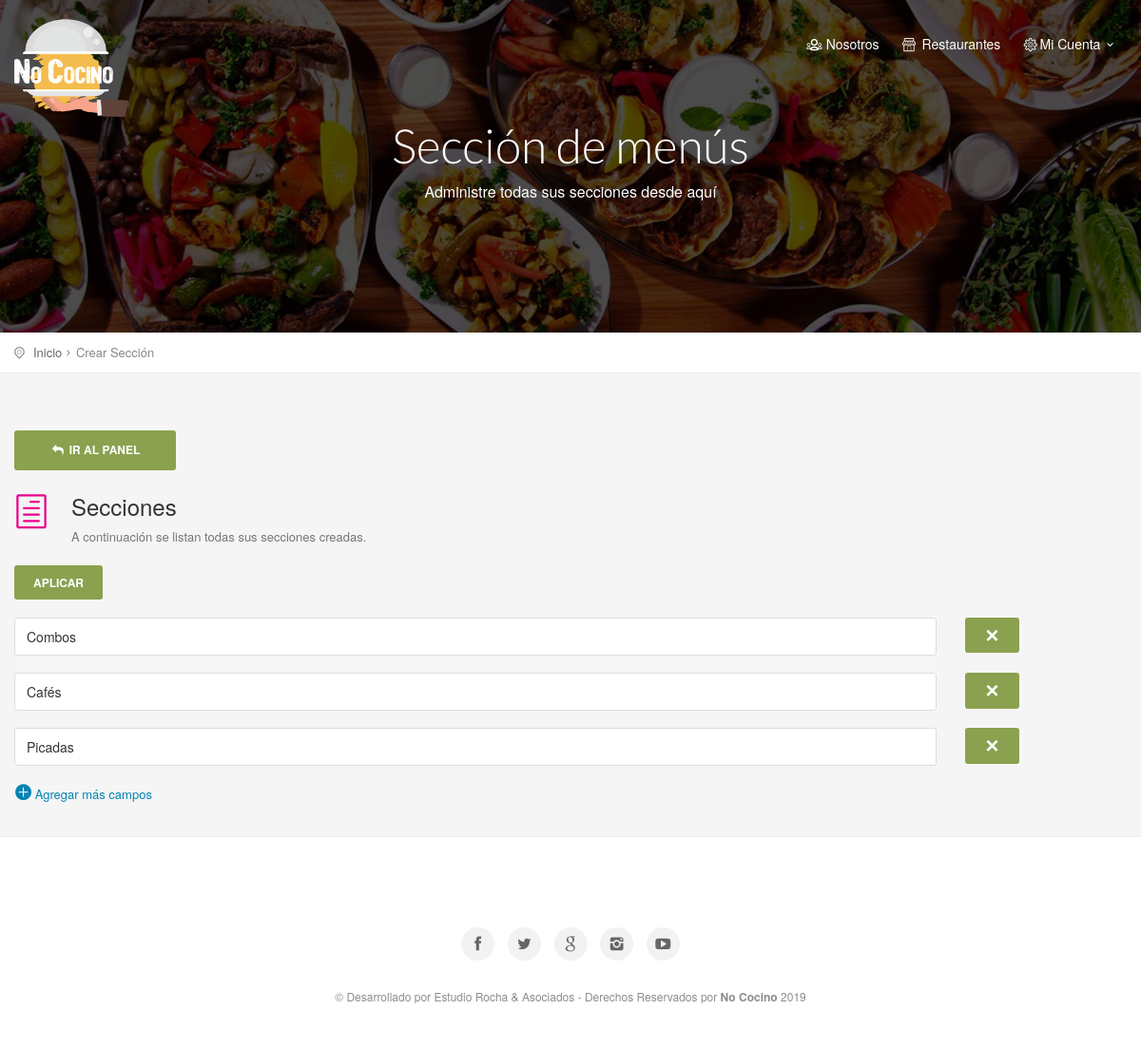
The page /secciones.php (signed in) on the database its author committed.
### tables this page shows
CREATE TABLE `secciones` (
  `id` int(11) NOT NULL,
  `cod` text,
  `titulo` text,
  `cod_empresa` text
);

### Config/Autoload.php (called while the page is built, shortened)
<?php
class autoload
{
    public static function runSitio()
    {
        spl_autoload_register(
            function($clase)
            {
                $ruta = str_replace("\\", "/", $clase) . ".php";
            }
        );
    }
}

### Clases/Conexion.php (called while the page is built, shortened)
<?php namespace Clases;
class Conexion
{
    private $datos = array("host"=> "localhost","user"=> "root","pass"=> "","db"  => "nococino");
    private $con;
    public function __construct()
    {
        $this->con = mysqli_connect($this->datos["host"], $this->datos["user"], $this->datos["pass"], $this->datos["db"]);
        mysqli_set_charset($this->con,'utf8');
    }
    public function sqlReturn($query)
    {
        $dato = $this->con->query($query);
        return $dato;
    }
}

### Clases/Empresas.php (called while the page is built, shortened)
<?php
class Empresas
{
    public $id;
    public $cod;
    public $cod_usuario;
    private $con;
    public function __construct()
    {
        $this->con = new Conexion();
    }
    public function view()
    {
        $sql   = "SELECT * FROM `empresas` WHERE id = '{$this->id}' ||  cod = '{$this->cod}' ||  cod_usuario = '{$this->cod_usuario}' ORDER BY id DESC";
        $notas = $this->con->sqlReturn($sql);
        $row   = mysqli_fetch_assoc($notas);
        return $row;
    }
}

### Clases/Secciones.php (called while the page is built, shortened)
<?php
class Secciones
{
    private $con;
    public function __construct()
    {
        $this->con = new Conexion();
    }
    function list($filter,$order,$limit) {
        $array = array();
        if (is_array($filter)) {
            $filterSql = "WHERE ";
            $filterSql .= implode(" AND ", $filter);
        } else {
            $filterSql = '';
        }
        if ($order != '') {
            $orderSql = $order;
        } else {
            $orderSql = "id DESC";
        }
        if ($limit != '') {
            $limitSql = "LIMIT " . $limit;
        } else {
            $limitSql = '';
        }
        $sql = "SELECT * FROM `secciones` $filterSql  ORDER BY $orderSql $limitSql";
        $notas = $this->con->sqlReturn($sql);
        if ($notas) {
            while ($row = mysqli_fetch_assoc($notas)) {
                $array[] = $row;
            }
            return $array ;
        }
    }
}

### secciones.php (the view, shortened to what this page needs)
<?php
require_once "Config/Autoload.php";
$empresa = new Clases\Empresas();
$seccion = new Clases\Secciones();
$cod_usuario = $_SESSION['usuarios']['cod'];
$empresa->set("cod_usuario", $cod_usuario);
$empresaData = $empresa->view();
$cod_empresa = $empresaData['cod'];
$filterSeccion = array("cod_empresa = '" . $cod_empresa . "'");
$seccionArray = $seccion->list($filterSeccion, "", "");
?>
<section class="parallax-window" id="short" data-parallax="scroll" data-image-src="<?= URL ?>/assets/img/bkg.jpg" data-natural-width="1400">
    <div id="subheader">
        <div id="sub_content">
            <h1>Sección de menús</h1>
            <p>Administre todas sus secciones desde aquí</p>
        </div>
    </div>
</section>
<div id="position">
    <div class="container">
        <ul>
            <li><a href="#0">Inicio</a></li>
            <li>Crear Sección</li>
        </ul>
    </div>
</div>
<div class="container margin_60_35">
    <div class="row">
        <div class="col-md-2">
            <a href="<?= URL ?>/panel#seccion-2" class="btn_full"><i class="icon-reply"></i> Ir al panel</a>
        </div>
    </div>
    <div class="row">
        <div class="col-md-12">
            <section id="section-2">
                <div class="indent_title_in">
                    <i class="icon_document_alt"></i>
                    <h3>Secciones</h3>
                    <p>A continuación se listan todas sus secciones creadas.</p>
                </div>
                <form method="post">
                    <button class="btn_1" type="submit" name="aplicar">Aplicar</button>
                    <br><br>
                    <div class="row">
                        <?php foreach ($seccionArray as $key => $value) { ?>
                            <div id="<?= $value['cod'] ?>">
                                <div class="col-md-10">
                                    <input class="form-control" type="text" name="titulo[]" value="<?= $value['titulo'] ?>">
                                </div>
                                <div class="col-md-2">
                                    <button type="button" onclick="eliminar('<?= $value['cod'] ?>')" class="btn_1"><i class="icon-cancel-6"></i></button>
                                </div>
                                <br/>
                            </div>
                        <?php } ?>
                        <a class="MasCampos col-md-12" href="#" id="mascamposSeccion"><i
                                    class="icon_plus_alt"></i> Agregar más campos</a>
                    </div>
                </form>
            </section>
        </div>
    </div>
</div>

### assets/css/admin.css (style rules this page uses)
.indent_title_in { position:relative; padding-left:60px; margin-bottom:20px; }
.indent_title_in i { font-size:36px; position:absolute; left:0; color:#ec008c; top:0; }
.indent_title_in p { color:#777; margin:0; padding:0; }

### assets/lightbox/lightbox.css (style rules this page uses)
body:after { content: url(../images/close.png) url(../images/loading.gif) url(../images/prev.png) url(../images/next.png); display: none; }

### assets/css/style.css (style rules this page uses)
@media (min-width:1200px) { .container { padding: 0px 0px; } }
body { font-size: 13px; line-height: 1.4; color: #555; background-color: #f5f5f5; font-family: "Helvetica Neue", Helvetica, Arial, sans-serif; }
h1, h2, h3, h4, h5, h6, label { color: #333; }
h1, h2 { font-family: 'Lato', "Helvetica Neue", Helvetica, Arial, sans-serif; }
a { color: rgb(6, 132, 180);; text-decoration: none; -webkit-transition: all 0.2s ease; transition: all 0.2s ease; outline: none; }
.MasCampos i { font-size: 18px; }
a.btn_1, .btn_1 { border: none; font-family: inherit; font-size: inherit; color: #fff; background: #8BA14F; cursor: pointer; padding: 10px 20px; outline: none; font-size: 12px; -webkit-transition: all 0.3s; -moz-transition: all 0.3s; transition: all 0.3s; -webkit-border-radius: 3px; -moz-border-radius: 3px; border-radius: 3px; text-transform: uppercase; font-weight: 600; display: inline-block; text-align: center; }
a.btn_full, .btn_full { border: none; font-family: inherit; font-size: inherit; color: #fff; width: 100%; background: #8BA14F; cursor: pointer; padding: 12px 20px; outline: none; font-size: 12px; -webkit-transition: all 0.3s; -moz-transition: all 0.3s; transition: all 0.3s; -webkit-border-radius: 3px; -moz-border-radius: 3px; border-radius: 3px; text-transform: uppercase; font-weight: bold; display: block; text-align: center; margin-bottom: 5px; }
#subheader { color: #fff; text-align: center; display: table; width: 100%; height: 470px; background: rgba(0, 0, 0, .7); }
#short #subheader { height: 350px; }
#sub_content { display: table-cell; padding: 0 15%; vertical-align: middle; text-align: center; font-size: 16px; }
#sub_content h1 { margin: 0 0 10px 0; font-size: 60px; font-weight: 300; color: #fff; }
.parallax-window { min-height: 470px; background: transparent; position: relative; }
.parallax-window#short { height: 350px; min-height: inherit; }
#position { background-color: #fff; border-bottom: 1px solid #ededed; padding: 10px 0; font-size: 11px; }
#position ul li:first-child { padding-left: 20px; }
#position ul li:first-child:before { content: "\eaf4"; font-style: normal; font-weight: normal; font-family: "fontello"; position: absolute; left: 0; top: 1px; color: #999; }
#position ul { margin: 0; padding: 0; color: #888; }
#position ul li a { color: #252525; opacity: 0.7; }
#position ul li { display: inline-block; padding-right: 8px; margin-right: 3px; position: relative; }
#position ul li:after { content: "\e9ee"; font-style: normal; font-weight: normal; font-family: "fontello"; position: absolute; right: 0; top: 1px; }
#position ul li:last-child:after { content: ''; }
.margin_60_35 { padding-top: 60px; padding-bottom: 35px; }
.form-control { color: #333; height: 40px; border-radius: 3px; box-shadow: none; border: 1px solid #ddd; box-shadow: 0; }
#position { background-color: #fff; border-bottom: 1px solid #ededed; padding: 12px 0; font-size: 13px; }
#position ul { display: inline-block; }

### assets/css/responsive.css (style rules this page uses)
@media only screen and (max-width : 1200px) { #sub_content h1 { font-size:50px; } }

### rows shown on the page
secciones: titulo "Combos"
secciones: titulo "Cafés"
secciones: titulo "Picadas"

### other values the page prints
TITULO "No Cocino"
